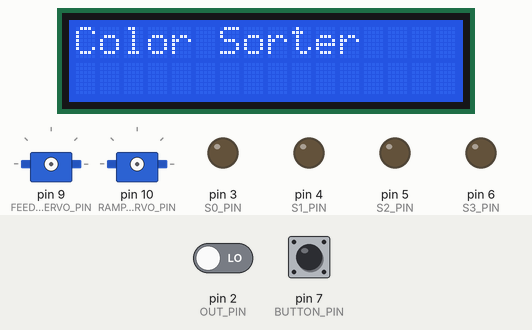
Simulated run of this program. Board: Arduino Uno, built with avr-gcc and run on an emulated ATmega328P. Parts: 16×2 character LCD, 2 × servo, output pins drawn as LEDs (lit = HIGH). Inputs (shaded band) come from the test bench; at power-on: pin 7 (BUTTON_PIN) HIGH, pin 2 (OUT_PIN) LOW. What the program prints to the serial monitor is not drawn.

Above: at 0.1 s.
2.3 s: pin 7 (BUTTON_PIN) pulled LOW for 0.15 s
At 3.4 s:
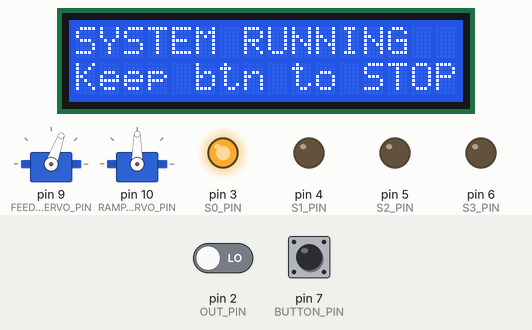
At 11.4 s:
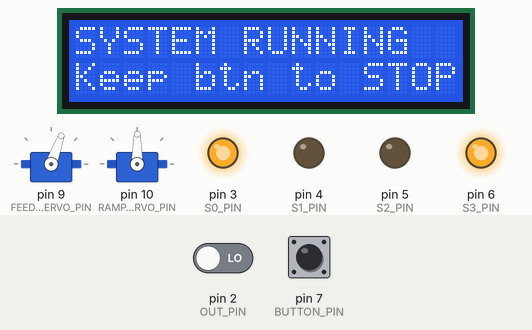
Timing chart, 0 to 14.4 s (numbered marks = the images above; inputs shaded):
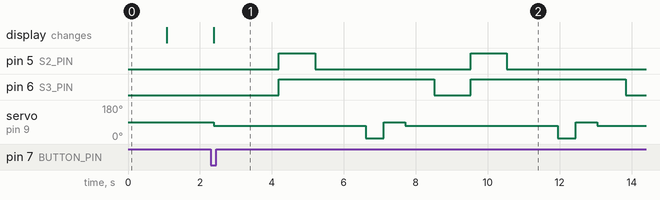

The program:

main.cpp
```cpp
#include <Servo.h>
#include <Arduino.h>

#include "LiquidCrystal_I2C.h"

/* ================= CONFIGURATION & PINOUT ================= */

// LCD configuration
constexpr uint8_t LCD_ADR = 0x27;
constexpr uint8_t LCD_COLS = 16;
constexpr uint8_t LCD_ROWS = 2;

// Baud cua serial
constexpr int BAUD_RATE = 9600;

// Cảm biến màu TCS3200
constexpr uint8_t S0_PIN = 3; // Chan SO noi voi chan 3 cua arduino
constexpr uint8_t S1_PIN = 4;
constexpr uint8_t S2_PIN = 5;
constexpr uint8_t S3_PIN = 6;
constexpr uint8_t OUT_PIN = 2;;

// Servo
constexpr uint8_t FEEDER_SERVO_PIN = 9; // Chan lay phoi chan 9
constexpr uint8_t RAMP_SERVO_PIN = 10; // chan mang chan 10

// Button
constexpr uint8_t BUTTON_PIN = 7; // Chan nut khoi dong

// Vị trí Servo (Cần tinh chỉnh thực tế)
constexpr uint8_t FEEDER_HOME_POS = 89; // Lỗ hứng phôi
constexpr uint8_t FEEDER_SENSE_POS = 70; // Đưa phôi vào gầm cảm biến (chỉnh 90->95 để cân giữa)
constexpr uint8_t FEEDER_DROP_POS = 3; // Nhả phôi (tăng lên 170 để chắc chắn rớt)

// Vị trí Máng trượt
constexpr uint8_t RAMP_RED_POS = 50;
constexpr uint8_t RAMP_GREEN_POS = 90;
constexpr uint8_t RAMP_BLUE_POS = 130;
// constexpr uint8_t RAMP_UNKNOWN_POS = 140;

/* ================= GLOBAL OBJECTS ================= */
Servo feederServo; // Khoi tao servo lay phoi
Servo rampServo; // Khoi tao servo mang truot
LiquidCrystal_I2C lcd(LCD_ADR, LCD_COLS, LCD_ROWS);

bool isSystemRunning = false;

// Dùng unsigned long cho pulseIn
unsigned long redFreq = 0;
unsigned long greenFreq = 0;
unsigned long blueFreq = 0;

// function interface
void resetSystem(); // dat lai he thong
void runSortingProcess(); // Qua trinh sap xep
void lcdInit(); // Khoi tao lcd

/* ================= SETUP ================= */
void setup() {
    Serial.begin(BAUD_RATE);
    lcdInit();

    pinMode(S0_PIN, OUTPUT);
    pinMode(S1_PIN, OUTPUT);
    pinMode(S2_PIN, OUTPUT);
    pinMode(S3_PIN, OUTPUT);
    pinMode(OUT_PIN, INPUT);

    // Scaling 20%, cho tốc độ đọc nhanh hơn
    digitalWrite(S0_PIN, HIGH);
    digitalWrite(S1_PIN, LOW);

    // Set up servo
    feederServo.attach(FEEDER_SERVO_PIN);
    rampServo.attach(RAMP_SERVO_PIN);

    pinMode(BUTTON_PIN, INPUT_PULLUP); // Input pullub chi dung cho nut bam

    // Về vị trí ban đầu
    resetSystem();

    Serial.println("HE THONG SAN SANG.");
    Serial.println("Nhan nut de BAT/TAT che do tu dong.");
}

/* ================= MAIN LOOP ================= */
void loop() {
    // Xử lý nút nhấn (Bấm 1 lần để bật, bấm lần nữa để tắt)
    static int lastBtnState = HIGH;
    int currentBtnState = digitalRead(BUTTON_PIN);

    if (lastBtnState == HIGH && currentBtnState == LOW) {
        delay(50); // Chống rung
        if (digitalRead(BUTTON_PIN) == LOW) {
            isSystemRunning = !isSystemRunning;
            if (isSystemRunning) {
                Serial.println(">>> START: HỆ THỐNG CHẠY");
                lcd.clear();
                lcd.setCursor(0, 0);
                lcd.print("SYSTEM RUNNING");
                lcd.setCursor(0, 1);
                lcd.print("Keep btn to STOP");
            } else {
                Serial.println(">>> STOP: HỆ THỐNG DỪNG (Sẽ dừng sau khi xong viên hiện tại)");
                lcd.clear();
                lcd.setCursor(0, 0);
                lcd.print("SYSTEM STOPPED");
                lcd.setCursor(0, 1);
                lcd.print("Press btn to ON");
            }
        }
    }
    lastBtnState = currentBtnState;

    if (isSystemRunning) {
        runSortingProcess();
    }
}

/**
 * Đưa servo lấy phôi về vị trí nhận phôi
 */
void resetSystem() {
    feederServo.write(FEEDER_HOME_POS);
}

/**
 * Hàm này dùng để đọc màu
 * @brief Cho 2 chân S2 và S3
 * Xét trạng thái của 2 chân đó, nếu :
 * LOW - LOW : Red
 * HIGH - HIGH : XANH LA
 * LOW - HIGH : XANH Nuoc bien
 * Sau mỗi lần thì delay nhỉ để cảm biến ổn định, ở đây là 10ms
 */
void readColorSensor() {
    // Đọc RED
    digitalWrite(S2_PIN, LOW);
    digitalWrite(S3_PIN, LOW);
    redFreq = pulseIn(OUT_PIN, LOW);
    delay(10); // Delay nhỏ để cảm biến ổn định

    // Đọc GREEN
    digitalWrite(S2_PIN, HIGH);
    digitalWrite(S3_PIN, HIGH);
    greenFreq = pulseIn(OUT_PIN, LOW);
    delay(10);

    // Đọc BLUE
    digitalWrite(S2_PIN, LOW);
    digitalWrite(S3_PIN, HIGH);
    blueFreq = pulseIn(OUT_PIN, LOW);
    delay(10);

    // In ra Serial để bạn hiệu chỉnh (Calibration)
    Serial.print("R:");
    Serial.print(redFreq);
    Serial.print(" G:");
    Serial.print(greenFreq);
    Serial.print(" B:");
    Serial.print(blueFreq);
}

/**
 * Hàm này dùng để phát hiện màu sắc dựa trên tần số đọc được từ cảm biến màu TCS3200.
 * @return trả về số 0 (Lỗi hoặc không có màu)
 *                   1 (Màu đỏ)
 *                   2 (Màu xanh lá)
 *                   3 (Màu xanh nước biển)
 */
int detectColor() {
    readColorSensor();

    if (redFreq < greenFreq && redFreq < blueFreq && redFreq < 80) {
        Serial.println(" -> DO (RED)");
        return 1;
    } else if (greenFreq < redFreq && greenFreq < blueFreq && greenFreq < 90) {
        Serial.println(" -> XANH LA (GREEN)");
        return 2;
    } else if (blueFreq < redFreq && blueFreq < greenFreq && blueFreq < 80) {
        Serial.println(" -> XANH DUONG (BLUE)");
        return 3;
    }
    return 0;
}

/**
 * Hàm này sử dụng này để chứa logic điều khiển Servo để lấy phôi và nhả phôi về khay tương ứng
 * Các hàm đều viết đều mang tính mở rộng, phải chỉnh theo thực tế để hệ thống đảm bảo hoạt động đúng như thực tế
 */
void runSortingProcess() {
    // 1. Đưa phôi vào cảm biến
    feederServo.write(FEEDER_SENSE_POS);
    delay(800); // Đợi servo chạy tới nơi

    // 2. Đọc màu nhiều lần để chính xác hơn (Lấy trung bình hoặc đọc 2 lần)
    int colorCode = detectColor();

    // 3. Xoay máng trượt
    switch (colorCode) {
        case 1: rampServo.write(RAMP_RED_POS);
            break;
        case 2: rampServo.write(RAMP_GREEN_POS);
            break;
        case 3: rampServo.write(RAMP_BLUE_POS);
            break;
        default: ;
    }
    delay(400); // Đợi máng xoay

    // 4. Nhả phôi
    feederServo.write(FEEDER_DROP_POS);
    delay(500); // Đợi phôi rớt

    // 5. Quay về đón phôi mới
    resetSystem();
    delay(600); // QUAN TRỌNG: Đợi phôi từ ống rớt xuống lỗ servo
}


/**
 * Hàm này sử dụng để setup lcd
 */
void lcdInit() {
    lcd.begin(LCD_COLS, LCD_ROWS);
    lcd.backlight(); //
    lcd.setCursor(0, 0);
    lcd.print("Color Sorter");
    delay(1000);
    lcd.clear();
}
```

Measured:
- after the input at 2.3 s, pin 5 (S2_PIN): alternates HIGH for 1.0 s and LOW for 4.3 s, starting after 1.9 s; pin 6 (S3_PIN): alternates HIGH for 4.3 s and LOW for 1.0 s, starting after 1.9 s
